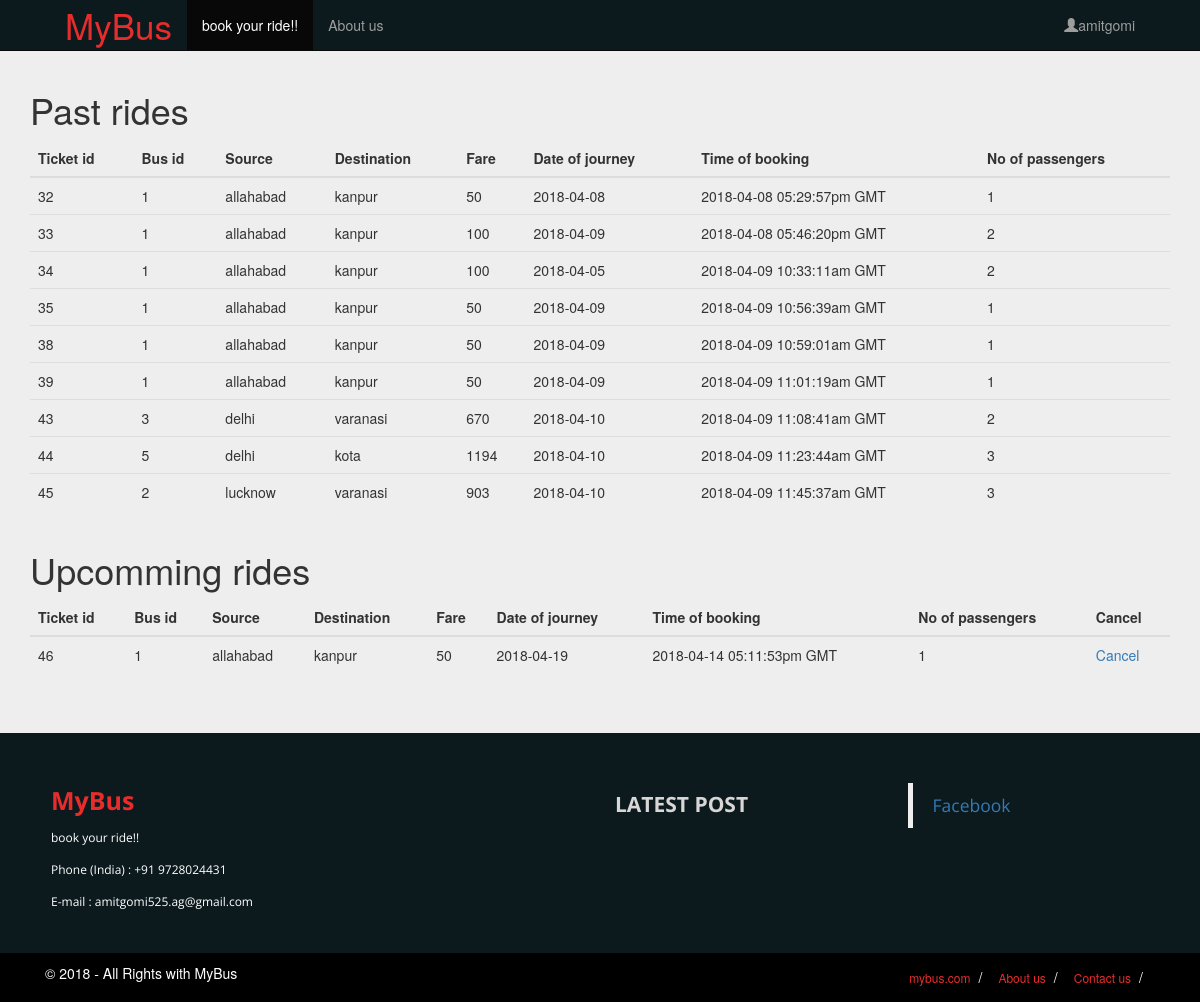
Page /showticket.php (signed in) on the committed database.
### tables this page shows
CREATE TABLE `ticket` (
  `ticket_id` int(11) NOT NULL,
  `user_id` int(11) NOT NULL,
  `bus_id` int(11) NOT NULL,
  `source` varchar(256) NOT NULL,
  `destination` varchar(256) NOT NULL,
  `price` int(11) NOT NULL,
  `time_of_booking` varchar(50) NOT NULL,
  `no_of_passenger` int(11) NOT NULL,
  `date_of_journey` date NOT NULL
);

### showticket.php (the view, shortened to what this page needs)
<?php
	include 'includes/header.php';
	include 'includes/nav_bar.php';
	include 'includes/conn.php';
?>
	<div class="container" style="margin-top: 70px; margin-bottom: 40px;">
		<?php
		$cur_date = date("Y-m-d");
		if($_SESSION["islogin"]==0){
			echo "<h1>You must have login first</h1>";
		}
		else{
			$query = "SELECT * FROM ticket WHERE user_id=".$_SESSION["user_id"];
			$res = mysqli_query($connection,$query);
		?>
		<h1>Past rides</h1>
		<div class="table-responsive">
		    <table class="table table-hover">
		  		<thead>
		      	<tr>
		        	<th>Ticket id</th>
		        	<th>Bus id</th>
		        	<th>Source</th>
		        	<th>Destination</th>
		        	<th>Fare</th>
		        	<th>Date of journey</th>
		        	<th>Time of booking</th>
		        	<th>No of passengers</th>
		        </tr>
		    </thead>
		  	<?php
		    while($row = mysqli_fetch_assoc($res)){
		    	if($cur_date <= $row["date_of_journey"])
		    		continue;
				?>
			<tr>
				<td><?php echo $row["ticket_id"]; ?></td>
				<td><?php echo $row["bus_id"]; ?></td>
				<td><?php echo $row["source"]; ?></td>
				<td><?php echo $row["destination"]; ?></td>
				<td><?php echo $row["price"]; ?></td>
				<td><?php echo $row["date_of_journey"]; ?></td>
				<td><?php echo $row["time_of_booking"]; ?></td>
				<td><?php echo $row["no_of_passenger"]; ?></td>
			</tr>
				<?php
			}
			?>
		  </table>
		</div>
		<?php
	}
		$cur_date = date("Y-m-d");
		if($_SESSION["islogin"]==0){
			echo "<h1>You must have login first</h1>";
		}
		else{
			$query = "SELECT * FROM ticket WHERE user_id=".$_SESSION["user_id"];
			$res = mysqli_query($connection,$query);
		?>
		<h1>Upcomming rides</h1>
		<div class="table-responsive">
		    <table class="table table-hover">
		  		<thead>
		      	<tr>
		        	<th>Ticket id</th>
		        	<th>Bus id</th>
		        	<th>Source</th>
		        	<th>Destination</th>
		        	<th>Fare</th>
		        	<th>Date of journey</th>
		        	<th>Time of booking</th>
		        	<th>No of passengers</th>
		        	<th>Cancel</th>
		        </tr>
		    </thead>
		  	<?php
		    while($row = mysqli_fetch_assoc($res)){
		    	if($cur_date > $row["date_of_journey"])
		    		continue;
		    	$ticket_id = $row["ticket_id"];
				?>
			<tr>
				<td><?php echo $row["ticket_id"]; ?></td>
				<td><?php echo $row["bus_id"]; ?></td>
				<td><?php echo $row["source"]; ?></td>
				<td><?php echo $row["destination"]; ?></td>
				<td><?php echo $row["price"]; ?></td>
				<td><?php echo $row["date_of_journey"]; ?></td>
				<td><?php echo $row["time_of_booking"]; ?></td>
				<td><?php echo $row["no_of_passenger"]; ?></td>
				<td><a href="cancel.php?ticket_id=<?php echo $ticket_id;?>">Cancel</a></td>
			</tr>
				<?php
			}
			?>
		  </table>
		</div>
		<?php
		}
		?>
	</div>
<?php include 'includes/footer.php' ?>

### login.css (style rules this page uses)
body { background: #eee !important; }

### rows in the picture
ticket: ticket_id "32", bus "1", source "allahabad", destination "kanpur", price "50", date_of_journey "2018-04-08", time_of_booking "2018-04-08 05:29:57pm GMT", no_of_passenger "1"
ticket: ticket_id "33", bus "1", source "allahabad", destination "kanpur", price "100", date_of_journey "2018-04-09", time_of_booking "2018-04-08 05:46:20pm GMT", no_of_passenger "2"
ticket: ticket_id "34", bus "1", source "allahabad", destination "kanpur", price "100", date_of_journey "2018-04-05", time_of_booking "2018-04-09 10:33:11am GMT", no_of_passenger "2"
ticket: ticket_id "35", bus "1", source "allahabad", destination "kanpur", price "50", date_of_journey "2018-04-09", time_of_booking "2018-04-09 10:56:39am GMT", no_of_passenger "1"
ticket: ticket_id "38", bus "1", source "allahabad", destination "kanpur", price "50", date_of_journey "2018-04-09", time_of_booking "2018-04-09 10:59:01am GMT", no_of_passenger "1"
ticket: ticket_id "39", bus "1", source "allahabad", destination "kanpur", price "50", date_of_journey "2018-04-09", time_of_booking "2018-04-09 11:01:19am GMT", no_of_passenger "1"
ticket: ticket_id "43", bus "3", source "delhi", destination "varanasi", price "670", date_of_journey "2018-04-10", time_of_booking "2018-04-09 11:08:41am GMT", no_of_passenger "2"
ticket: ticket_id "44", bus "5", source "delhi", destination "kota", price "1194", date_of_journey "2018-04-10", time_of_booking "2018-04-09 11:23:44am GMT", no_of_passenger "3"
ticket: ticket_id "45", bus "2", source "lucknow", destination "varanasi", price "903", date_of_journey "2018-04-10", time_of_booking "2018-04-09 11:45:37am GMT", no_of_passenger "3"
ticket: ticket_id "46", bus "1", source "allahabad", destination "kanpur", price "50", date_of_journey "2018-04-19", time_of_booking "2018-04-14 05:11:53pm GMT", no_of_passenger "1"

### other values in the picture
$_SESSION["user_name"] "amitgomi"
